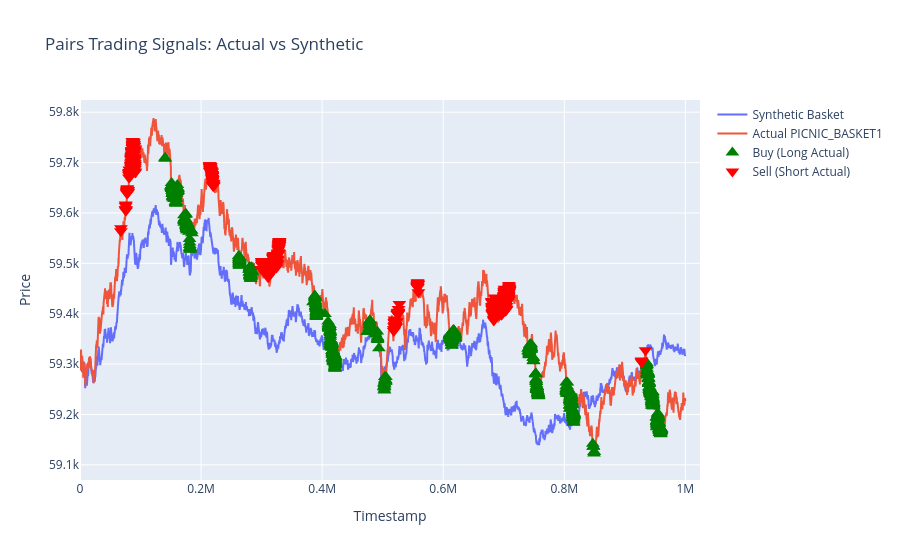

Here is the notebook cell this chart was saved with:
### Code cell
import pandas as pd
import plotly.express as px
import plotly.graph_objects as go
from plotly.subplots import make_subplots

# Example function implementing pairs trading


def pairs_trading_basket(summed_mean_prices_df, basket1_df, window=1000, z_threshold=2.0):
    """
    Summarize:
      1. Merges synthetic (summed_mean_prices_df) & actual (basket1_df)
      2. Computes rolling z-score of the spread
      3. Generates simple trading signals
      4. Plots the results
    """
    # Merge
    df_pairs = pd.merge(
        summed_mean_prices_df,
        basket1_df,
        on='timestamp',
        how='inner',
        suffixes=('_synthetic', '_actual')
    )

    # Spread
    df_pairs['spread'] = df_pairs['mean_price_actual'] - \
        df_pairs['mean_price_synthetic']

    # Rolling stats
    df_pairs['spread_mean'] = df_pairs['spread'].rolling(window).mean()
    df_pairs['spread_std'] = df_pairs['spread'].rolling(window).std()

    # Z-score
    df_pairs['zscore'] = (df_pairs['spread'] -
                          df_pairs['spread_mean']) / df_pairs['spread_std']

    # Threshold-based signals
    df_pairs['signal'] = 0
    df_pairs.loc[df_pairs['zscore'] > z_threshold, 'signal'] = -1
    df_pairs.loc[df_pairs['zscore'] < -z_threshold, 'signal'] = 1

    # --- Plotting ---
    fig = go.Figure()

    # Synthetic Basket
    fig.add_trace(go.Scatter(
        x=df_pairs['timestamp'],
        y=df_pairs['mean_price_synthetic'],
        mode='lines',
        name='Synthetic Basket'
    ))

    # Actual Basket
    fig.add_trace(go.Scatter(
        x=df_pairs['timestamp'],
        y=df_pairs['mean_price_actual'],
        mode='lines',
        name='Actual PICNIC_BASKET1'
    ))

    # Identify buy/sell signals
    buy_signals = df_pairs[df_pairs['signal'] == 1]
    sell_signals = df_pairs[df_pairs['signal'] == -1]

    fig.add_trace(go.Scatter(
        x=buy_signals['timestamp'],
        y=buy_signals['mean_price_actual'],
        mode='markers',
        marker_symbol='triangle-up',
        marker_color='green',
        marker_size=12,
        name='Buy (Long Actual)'
    ))

    fig.add_trace(go.Scatter(
        x=sell_signals['timestamp'],
        y=sell_signals['mean_price_actual'],
        mode='markers',
        marker_symbol='triangle-down',
        marker_color='red',
        marker_size=12,
        name='Sell (Short Actual)'
    ))

    fig.update_layout(
        title='Pairs Trading Signals: Actual vs Synthetic',
        xaxis_title='Timestamp',
        yaxis_title='Price'
    )

    fig.show()

    return df_pairs


# Usage:
df_signals = pairs_trading_basket(
    summed_mean_prices_df,
    price_dict["PICNIC_BASKET1"],
    window=500,
    z_threshold=2
)

### Figure 1 — Plotly figure (JSON) as saved in the notebook; plotly's stock layout.template omitted (floating-point values rounded to 4 significant figures; data arrays with more than 128 entries replaced by an {"elided": "..."} marker saying what was removed)
{"data": [{"mode": "lines", "name": "Synthetic Basket", "type": "scatter", "x": {"elided": "10000 int values"}, "y": {"elided": "10000 float values"}}, {"mode": "lines", "name": "Actual PICNIC_BASKET1", "type": "scatter", "x": {"elided": "10000 int values"}, "y": {"elided": "10000 float values"}}, {"marker": {"color": "green", "size": 12, "symbol": "triangle-up"}, "mode": "markers", "name": "Buy (Long Actual)", "type": "scatter", "x": {"elided": "913 int values"}, "y": {"elided": "913 float values"}}, {"marker": {"color": "red", "size": 12, "symbol": "triangle-down"}, "mode": "markers", "name": "Sell (Short Actual)", "type": "scatter", "x": {"elided": "578 int values"}, "y": {"elided": "578 float values"}}], "layout": {"title": {"text": "Pairs Trading Signals: Actual vs Synthetic"}, "xaxis": {"title": {"text": "Timestamp"}}, "yaxis": {"title": {"text": "Price"}}}}
